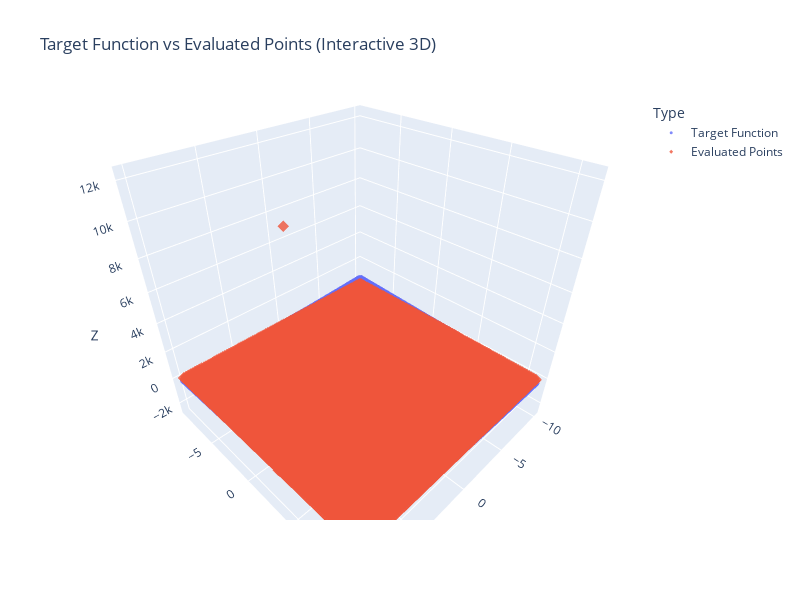

Notebook cell for this chart:
### Markdown cell above
# Problem 6: f(x,y) = x^2^ + 3xy - 7y + 1

### Code cell
problem = problems.p6_a
problem.hist.plot()
problem.plot()

### Figure 1 — Plotly figure (JSON) as saved in the notebook; plotly's stock layout.template omitted (floating-point values rounded to 4 significant figures; data arrays with more than 128 entries replaced by an {"elided": "..."} marker saying what was removed)
{"data": [{"hovertemplate": "Type=Target Function<br>X=%{x}<br>Y=%{y}<br>Z=%{z}<extra></extra>", "legendgroup": "Target Function", "marker": {"color": "#636efa", "opacity": 0.8, "symbol": "circle", "size": 3}, "mode": "markers", "name": "Target Function", "scene": "scene", "showlegend": true, "x": {"elided": "10000 float values"}, "y": {"elided": "10000 float values"}, "z": {"elided": "10000 float values"}, "type": "scatter3d"}, {"hovertemplate": "Type=Evaluated Points<br>X=%{x}<br>Y=%{y}<br>Z=%{z}<extra></extra>", "legendgroup": "Evaluated Points", "marker": {"color": "#EF553B", "opacity": 0.8, "symbol": "diamond", "size": 3}, "mode": "markers", "name": "Evaluated Points", "scene": "scene", "showlegend": true, "x": {"elided": "10000 float values"}, "y": {"elided": "10000 float values"}, "z": {"elided": "10000 float values"}, "type": "scatter3d"}], "layout": {"scene": {"domain": {"x": [0.0, 1.0], "y": [0.0, 1.0]}, "xaxis": {"title": {"text": "X"}}, "yaxis": {"title": {"text": "Y"}}, "zaxis": {"title": {"text": "Z"}}, "camera": {"eye": {"x": 1, "y": 1, "z": 1}}, "aspectmode": "cube"}, "legend": {"title": {"text": "Type"}, "tracegroupgap": 0}, "title": {"text": "Target Function vs Evaluated Points (Interactive 3D)"}, "width": 800, "height": 600}}
